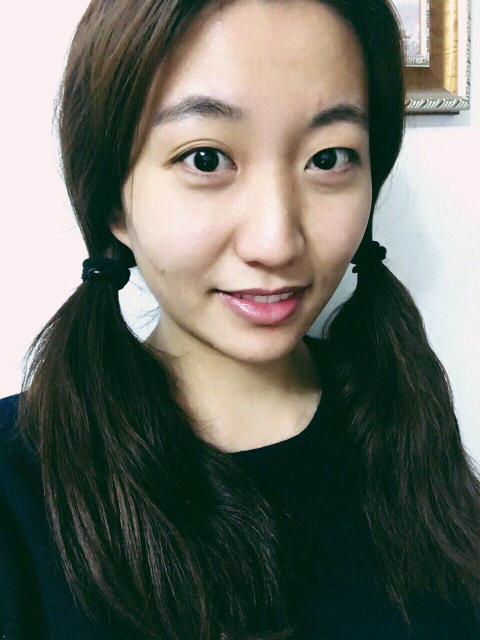
#> input picture meizi.jpg, 960 x 1280 px (shown at 1/2 size)
$ python -i facedetect.py   (imports and definitions only)
#> lines starting #> are read from the running program, lines starting #| are printed output that depends on the picture; after the words box and inside, x2 and y2 are one past the last pixel; in counts of white or black regions, pixels touching at a corner belong together
### logger/mylogger.py
# -*- coding: utf-8 -*-

# --------------------------------------------
# Author: Lich_Amnesia <alwaysxiaop@gmail.com>
# Date: 2016-03-08
# --------------------------------------------

"""logger 生成器.
"""

import os
import logging
import logging.handlers


class Logger(object):
    """logger 生成器"""
    @staticmethod
    def get_logger(service='', level=logging.DEBUG,
                   level_stream=logging.DEBUG, level_trfile=logging.INFO):
        """需要确保 service 唯一"""
#> called with service = 'facedetect.py', level = 10, level_stream = 10, level_trfile = 20
        logger = logging.getLogger(service)
        logger.setLevel(level)

        log_fname = '{0}.log'.format(service) if service else 'logger.log'

        handlers = Logger.get_handlers(fname=log_fname,
                                       level_stream=level_stream,
                                       level_trfile=level_trfile)
        for handler in handlers:
            logger.addHandler(handler)

        return logger

    @staticmethod
    def get_formatter(service=''):
        formatter = logging.Formatter(
            fmt='[%(asctime)s][%(levelname)s][%(filename)s][%(threadName)s][%(funcName)s][%(lineno)s] %(message)s',
            datefmt='%Y-%m-%d %H:%M:%S',
        )

        return formatter

    @staticmethod
    def get_handlers(fname='logger.log', level_stream=None,
                     level_trfile=None, **kwargs):
        """提供两类 handler，一类在终端打印，一类写入到文件中.

        参数:
        + fname: 日志写入的文件名，默认 'logger.log'
        + level_stream: stream logging 的级别，默认 DEBUG
        + level_trfile: time rotating filie logging 的级别，默认 WARNING
        + when_trfile: 日志滚动形式，默认 'W0'
        + encoding: 日志写入的编码，默认 'utf-8'

        XXX:
          + 参数检验
        """
        fname = fname or 'logger.log'
        level_stream = level_stream if level_stream else logging.DEBUG
        level_trfile = level_trfile if level_trfile else logging.INFO
        when_trfile = kwargs.get('when_trfile', 'W0')
        encoding = kwargs.get('encoding', 'utf-8')


        # 按照系统来 \ 或者 /
        absdir = os.path.abspath(__file__).rsplit("\\", 1)[0]
        # print absdir,os.path.abspath(__file__)
        dir_log = os.path.join(absdir, 'log')
        # print dir_log
        if not os.path.exists(dir_log):
            os.makedirs(dir_log)

        logfile_warning = os.path.join(dir_log, fname)

        formatter = Logger.get_formatter()

        # streaming handler
        handler_stream = logging.StreamHandler()
        handler_stream.setLevel(level_stream)
        handler_stream.setFormatter(formatter)

        # timed rotating file handler for waring+
        handler_tf_warn = logging.handlers.TimedRotatingFileHandler(logfile_warning,
                                                                    when=when_trfile,
                                                                    encoding=encoding)
        handler_tf_warn.setLevel(level_trfile)
        handler_tf_warn.setFormatter(formatter)

        return [handler_stream, handler_tf_warn]

### facedetect.py
# -*- coding: utf-8 -*-

# --------------------------------------------
# Author: Lich_Amnesia <alwaysxiaop@gmail.com>
# Date: 2016-03-08
# --------------------------------------------


import os
import cv2
from PIL import Image,ImageDraw
# log程序初始化
from logger.mylogger import Logger
# copy函数库
import copy
log_main = Logger.get_logger(__file__)
# ---------------------------------------------
## 训练文件所在位置文件夹初始化以及文件所在位置
harr_path = os.path.join(os.path.dirname(__file__),'haarcascades')
img_path = os.path.dirname(__file__)
# ---------------------------------------------

#detectFaces()返回图像中所有人脸的矩形坐标（矩形左上、右下顶点）
#使用haar特征的级联分类器haarcascade_frontalface_default.xml，在haarcascades目录下还有其他的训练好的xml文件可供选择。
#注：haarcascades目录下训练好的分类器必须以灰度图作为输入。
# [146 lines left out: functions detectFaces, saveFaces, drawFaces, detectEyes, drawEyes, detectNose and 3 more, not called in this run]

# 颜色反转处理，需要是单通道灰度图像
def binTrans(Gray):
    for i in range(Gray.shape[0]):
        for j in range(Gray.shape[1]):
            Gray[i][j] = 255 - Gray[i][j]
    return Gray

# 颜色减淡操作
# C =MIN( A +（A×B）/（255-B）,255)，其中C为混合结果，A为去色后的像素点，B为高斯模糊后的像素点。
def dodge(A, B):
    C = copy.deepcopy(A)
    for i in range(C.shape[0]):
        for j in range(C.shape[1]):
            C[i][j] = min( A[i][j] + (int(int(A[i][j]) * B[i][j])/(255 - B[i][j])),255)
    return C

def faceFilter(face_file):
#> called with face_file = 'meizi.jpg'
    img = cv2.imread(face_file)
#> img is the input picture: shape (1280, 960, 3); mean B, G, R 100.1, 109.5, 105.9
    img = cv2.resize(img,(200,200))
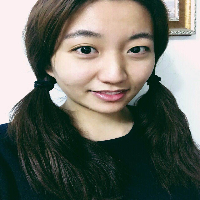
#> img: shape (200, 200, 3); mean B, G, R 100, 109.4, 105.8
    if img.ndim == 3:
        gray = cv2.cvtColor(img, cv2.COLOR_BGR2GRAY)
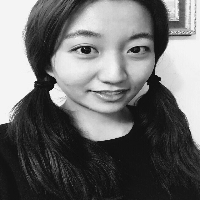
#> gray: shape (200, 200); min 9, max 252, mean 107.2
    else:
        gray = img #if语句：如果img维度为3，说明不是灰度图，先转化为灰度图gray，如果不为3，也就是2，原图就是灰度图

    # 先做高斯滤波，canny找边缘，然后去边缘
    # log_main.info("shape {0}".format(gray.shape))
    gray_result = copy.deepcopy(gray)
    log_main.info(type(gray))
    inverse_color_result = binTrans(gray)
#> after the loop in binTrans, `for i in range(Gray.shape[0]):`:
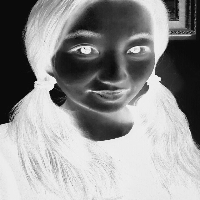
#> Gray: shape (200, 200); min 3, max 246, mean 147.8
    gaussian_result = cv2.GaussianBlur(inverse_color_result,(5,5),120)
    median_result = gaussian_result
    dodge_color_result = dodge(gray_result, gaussian_result)
#> after the loop in dodge, `for i in range(C.shape[0]):`:
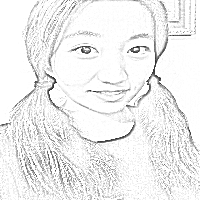
#> C: shape (200, 200); min 26, max 255, mean 238.8
    canny_result = cv2.Canny(dodge_color_result,0,150)
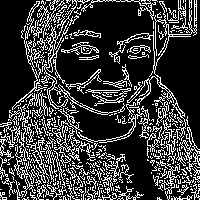
#> canny_result: shape (200, 200); 23% white in thin lines or dots

    # [5 lines of commented-out code are left out]
    result = copy.deepcopy(dodge_color_result)

    for i in range(canny_result.shape[0]):
        for j in range(canny_result.shape[1]):
            if i  < 55:
                result[i][j] = 255
            if j  < 20 or j  > 180:
                result[i][j] = 255
            if i  > 180:
                result[i][j] = 255
            if i  + j  - 280 >= 0:
                result[i][j] = 255
            if i  - j  - 80 >= 0:
                result[i][j] = 255
            if canny_result[i][j] == 255:
                for dx in range(-1,1):
                    for dy in range(-1,1):
                        if i + dx >= 0 and i + dx < result.shape[0] and  j + dy >= 0 and j + dy < result.shape[1]:
                            if i + dx < 55:
                                result[i+dx][j+dy] = 255
                            if j + dy < 20 or j + dy > 180:
                                result[i+dx][j+dy] = 255
                            if i + dx > 180:
                                result[i+dx][j+dy] = 255
                            if i + dx + j + dy - 280 >= 0:
                                result[i+dx][j+dy] = 255
                            if i + dx - j - dy - 80 >= 0:
                                result[i+dx][j+dy] = 255
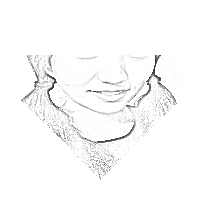
#> result: shape (200, 200); min 32, max 255, mean 249.5

    result = cv2.GaussianBlur(result,(5,5),1.5)
    result = cv2.adaptiveThreshold(result,255,cv2.ADAPTIVE_THRESH_GAUSSIAN_C,cv2.THRESH_BINARY,11,2)
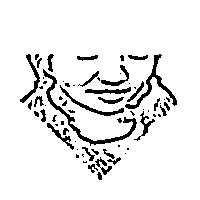
#> result: shape (200, 200); 91.5% white; 66 black regions (36 under 20 px), largest, box (x1, y1, x2, y2) and area: (43, 69, 137, 146) 625, (125, 54, 177, 109) 423, (60, 85, 124, 116) 242
    pil_im = Image.fromarray(result)
    # pil_im.show()
#> (the run stopped early here; a loop or call above may not have finished)
